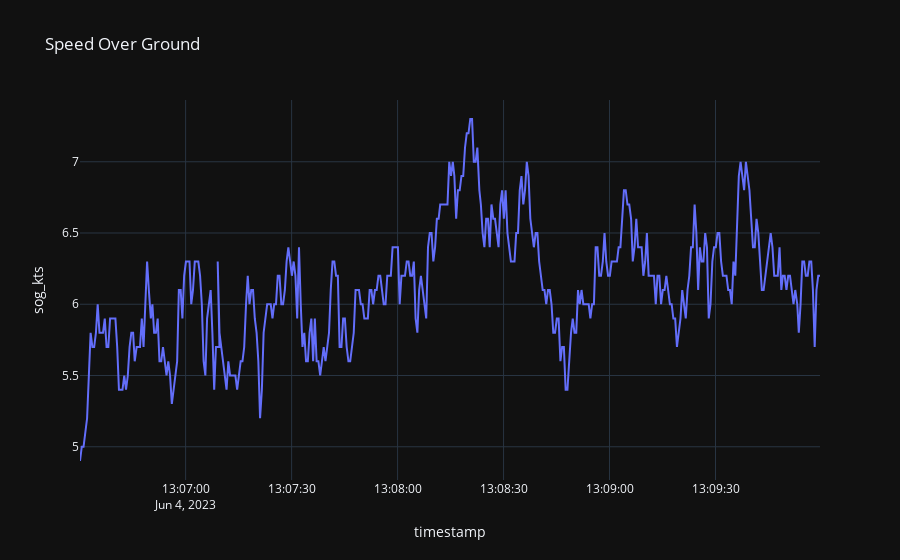

This figure's notebook cell:
### Code cell
fig = px.line(df_time, x='timestamp', y='sog_kts', template='plotly_dark', title='Speed Over Ground')
fig.show()

### Figure 1 — Plotly figure (JSON) as saved in the notebook; plotly's stock layout.template omitted (floating-point values rounded to 4 significant figures; data arrays with more than 128 entries replaced by an {"elided": "..."} marker saying what was removed)
{"data": [{"hovertemplate": "timestamp=%{x}<br>sog_kts=%{y}<extra></extra>", "legendgroup": "", "line": {"color": "#636efa", "dash": "solid"}, "marker": {"symbol": "circle"}, "mode": "lines", "name": "", "orientation": "v", "showlegend": false, "type": "scatter", "x": {"elided": "420 str values"}, "xaxis": "x", "y": {"elided": "420 float values"}, "yaxis": "y"}], "layout": {"legend": {"tracegroupgap": 0}, "title": {"text": "Speed Over Ground"}, "xaxis": {"anchor": "y", "domain": [0, 1], "title": {"text": "timestamp"}}, "yaxis": {"anchor": "x", "domain": [0, 1], "title": {"text": "sog_kts"}}}}
